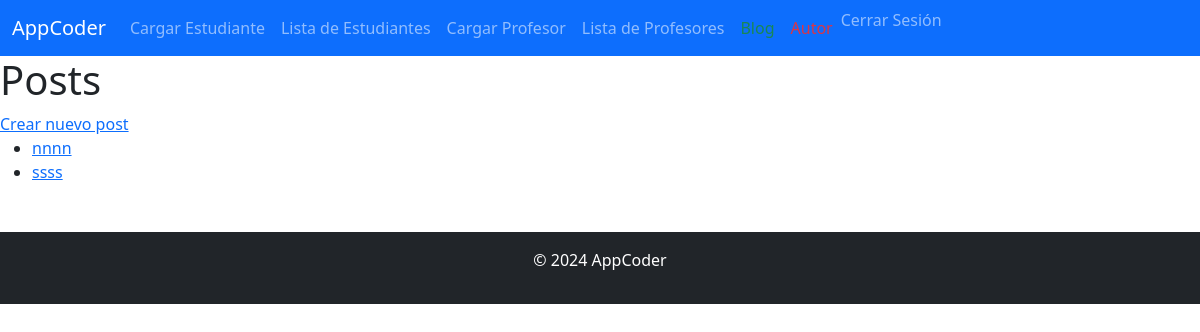
/blog/ (signed in), run on an earlier commit of the app's database.
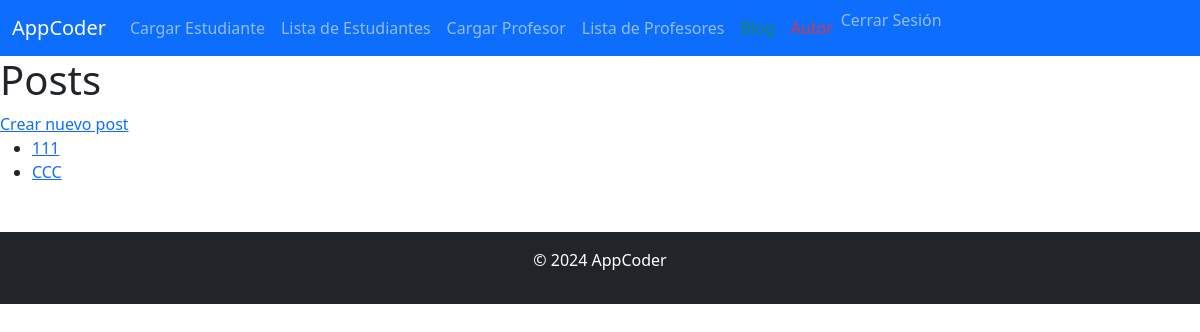
And on a later commit of the database.
### AppBlog/models.py (models this page shows, shortened)
class Post(models.Model):
    title = models.CharField(max_length=200)
    content = models.TextField()
    author = models.CharField(max_length=100)
    created_at = models.DateTimeField(auto_now_add=True)

### AppBlog/views.py (the view)
# urls.py: path('', PostListView.as_view(), name='post_list'),
class PostListView( LoginRequiredMixin,ListView):
    model = Post
    template_name = 'AppBlog/post_list.html'
    context_object_name = 'posts'

### AppBlog/templates/AppBlog/post_list.html (shortened to what this page needs)
{% extends "AppCoder/index.html" %}
{% load static %}
{% block cuerpo %}
    <h1>Posts</h1>
    <a href="{% url 'post_create' %}">Crear nuevo post</a>
    <ul>
        {% for post in posts %}
        <li>
            <a href="{% url 'post_detail' post.pk %}">{{ post.title }}</a>
        </li>
        {% endfor %}
    </ul>
{% endblock %}

### AppCoder/templates/AppCoder/index.html (shortened to what this page needs)
<!DOCTYPE html>
<html lang="en">
<head>
    <link href="https://cdn.jsdelivr.net/npm/bootstrap@5.3.0-alpha3/dist/css/bootstrap.min.css" rel="stylesheet">
</head>
<body>
    <nav class="navbar navbar-expand-lg navbar-dark bg-primary">
        <div class="container-fluid">
            <a class="navbar-brand" href="{% url 'index'  %}">AppCoder</a>
            <div class="collapse navbar-collapse" id="navbarNav">
                <ul class="navbar-nav">
                    <li class="nav-item">
                        <a class="nav-link" href="{% url 'cargar_estudiante' %}">Cargar Estudiante</a>
                    </li>
                    <li class="nav-item">
                        <a class="nav-link" href="{% url 'lista_estudiantes' %}">Lista de Estudiantes</a>
                    </li>
                    <li class="nav-item">
                        <a class="nav-link" href="{% url 'cargar_profesor' %}">Cargar Profesor</a>
                    </li>
                    <li class="nav-item">
                        <a class="nav-link" href="{% url 'lista_profesores' %}">Lista de Profesores</a>
                    </li>
                    <li class="nav-item">
                        <a class="nav-link text-success" href="{% url 'post_list' %}">Blog</a>
                    </li>
                    <li class="nav-item">
                        <a class="nav-link text-danger" href="{% url 'autor_list' %}">Autor</a>
                    </li>
                    {% if user.is_authenticated %}
                            <form method="post" action="{% url 'logout' %}">
                                <button type="submit" class="btn btn-link nav-link" style="border: none; padding: 0;">Cerrar Sesión</button>
                            </form>
                    {% else %}
                            <li class="nav-item">
                                <a class="nav-link" href="{% url 'login' %}">Iniciar Sesión</a>
                            </li>
                    {% endif %}
                </ul>
            </div>
        </div>
    </nav>
    {% block cuerpo %}{% endblock %}
    <footer class="text-center bg-dark text-white py-3 mt-5">
        <p>&copy; 2024 AppCoder</p>
    </footer>
</body>
</html>

What changed in the data, as far as the page shows it:
removed Post: title "nnnn"
removed Post: title "ssss"
added Post: title "111"
added Post: title "CCC"
